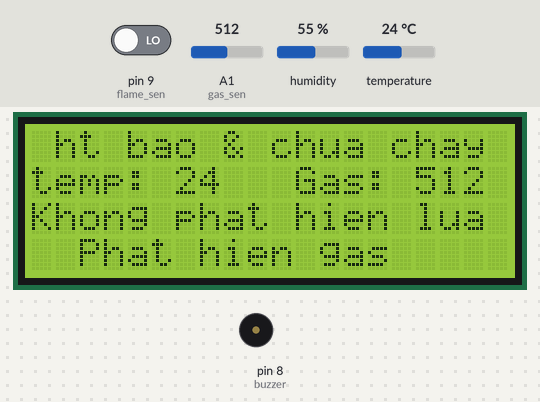
This sketch was run on a simulated Arduino Uno, built with avr-gcc and run on an emulated ATmega328P. On the bench: 20×4 character LCD, buzzer (waves = sounding). The inputs (shaded band) are chosen by the test bench; at power-on: A1 (gas_sen) = 512, pin 9 (flame_sen) LOW, temperature 24 °C, humidity 55 %. What the sketch prints to the serial monitor is not drawn.

Above: at 3.3 s.
3.4 s: A1 (gas_sen) set to 319
At 4.6 s:
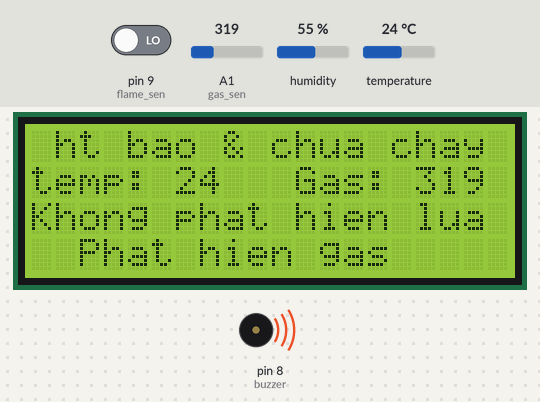
6.5 s: A1 (gas_sen) set to 285
At 8.8 s:
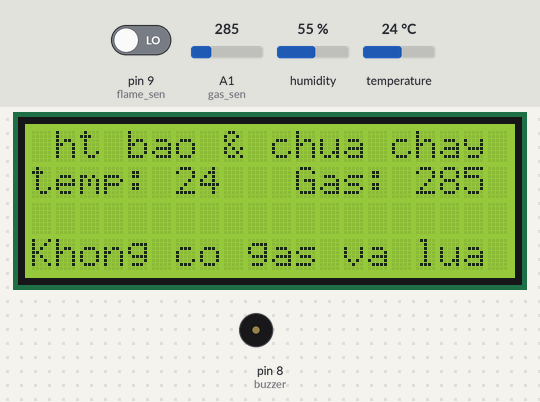
12.6 s: pin 9 (flame_sen) driven HIGH
At 16.6 s:
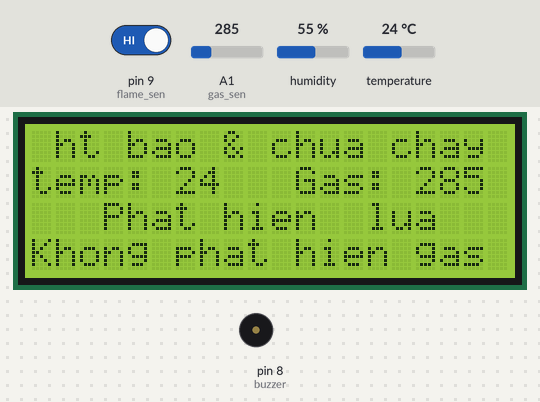
18.7 s: temperature set to 12 °C
At 19.5 s:
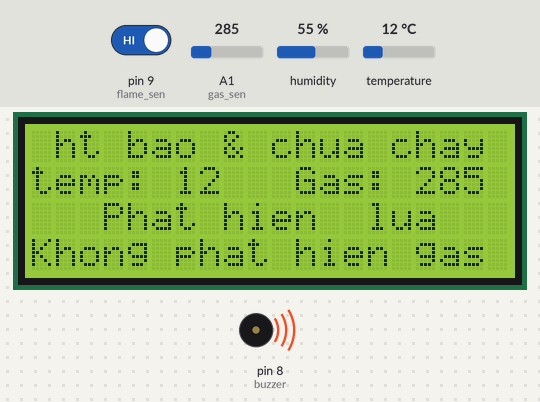
21.1 s: temperature set to 19 °C
25.3 s: pin 9 (flame_sen) driven LOW
At 28.8 s:
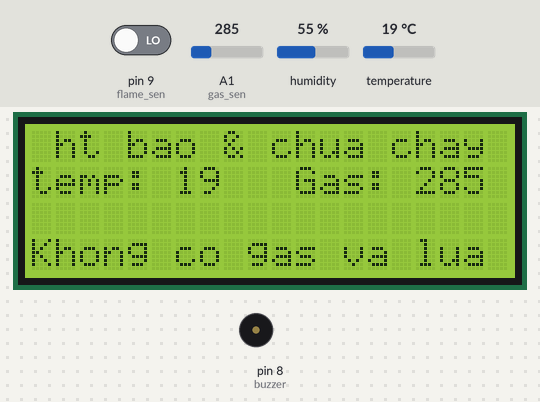
Timing chart, 0 to 29.8 s (numbered marks = the images above; inputs shaded):
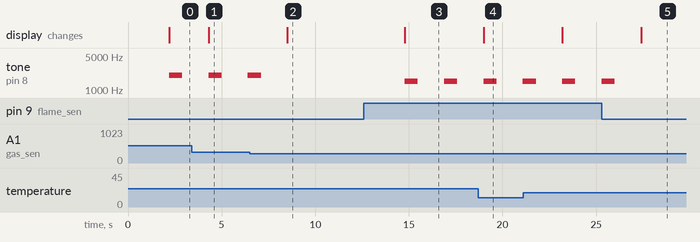

Measured:
- the behaviour switches between 301 and 300 on A1 (gas_sen) (found by bisection; images 1 and 2)
- after the input at 3.4 s, the display: changes after 0.91 s (image 1)
- after the input at 6.5 s, tone on pin 8 (buzzer): goes on until 7.1 s, then stays silent; the display: changes after 2.0 s (image 2)
- after the input at 12.6 s, tone on pin 8 (buzzer): alternates 1500 Hz for 0.70 s and silent for 1.4 s, starting after 2.2 s; the display: changes after 2.2 s (image 3)
- after the input at 18.7 s, the display: changes after 0.30 s (image 4)
- after the input at 25.3 s, tone on pin 8 (buzzer): goes on until 26.0 s, then stays silent; the display: changes after 2.1 s (image 5)

The sketch:

code_arduino.ino
```cpp
#include <Wire.h>
#include <LiquidCrystal_I2C.h>
#include<SoftwareSerial.h>


SoftwareSerial Arduino_SoftSerial (10,11); // RX,TX
LiquidCrystal_I2C lcd(0x27, 20,4);

#include "DHT.h"
const int DHTPIN = A0;
const int DHTTYPE = DHT11;
int threshold = 300; // ngưỡng của cảm biến khí gas
int flame;
int flame_sen = 9;
int thermo = A0;
 int gas_sen =A1;
int buzzer = 8;

DHT dht(DHTPIN, DHTTYPE);

void setup() {
  Serial.begin(9600);
  dht.begin();
  Arduino_SoftSerial.begin(9600);
  lcd.init();
  lcd.backlight();
  lcd.setCursor(6,0);
  lcd.print("Bao cao IoT");
  lcd.setCursor(3,1);
  lcd.print("Thiet ke mach");
  lcd.setCursor(0,2);
  lcd.print("bao chay & chua chay ");
  delay(2000);
}

void loop() {
  flame = digitalRead(flame_sen);
  int gas_val = analogRead(gas_sen);
  int tempc = dht.readTemperature();


  lcd.clear();
  lcd.setCursor(1,0);
  lcd.print("ht bao & chua chay");
  lcd.setCursor(0,1);
  lcd.print("temp: ");
  lcd.print(tempc);
  Serial.print("temp: ");
  Serial.println(tempc);
  lcd.setCursor(11,1);
  lcd.print("Gas: ");
  lcd.print(gas_val);
  Serial.print("Gas: ");
  Serial.println(gas_val);


//  if(flame == 0 && analogRead(gas_sen) > threshold) {
//    lcd.setCursor(0,3);
//    lcd.print("phat hien lua va gas");
//    Serial.println("phat hien lua va gas");
//    both_alarm();
//
//  }

//  if(flame==0 && analogRead(gas_sen) > threshold) {
//     lcd.print("Phat hien  lua");
//    lcd.setCursor(0,3);
//    lcd.print("Khong phat hien gas");
////    Serial.println("Phat hien  lua");
//    flame_alarm();
//  }
  if(flame == 1)  {
    lcd.setCursor(3,2);
    lcd.print("Phat hien  lua");
    lcd.setCursor(0,3);
    lcd.print("Khong phat hien gas");
//    Serial.println("Phat hien  lua");
    flame_alarm();
  }
  else if(analogRead(gas_sen) > threshold) {
    lcd.setCursor(0,2);
    lcd.print("Khong phat hien lua");
    lcd.setCursor(2,3);
    lcd.print("Phat hien gas");
    gas_alarm();
//    Serial.println("Phat hien gas");
  }
    else{
      lcd.setCursor(0,3);
      lcd.print("Khong co gas va lua");
      Serial.println("Khong co gas va lua");
    }
    Arduino_SoftSerial.print(tempc);          Arduino_SoftSerial.print("A");
    Arduino_SoftSerial.print(gas_val);        Arduino_SoftSerial.print("B");
    Arduino_SoftSerial.print(flame);          Arduino_SoftSerial.print("C");
    Arduino_SoftSerial.print("\n");
    delay(2000);
  }

void gas_alarm() {
  tone(buzzer,2000,700);
}

void flame_alarm() {
  tone(buzzer,1500,700);
}
```
